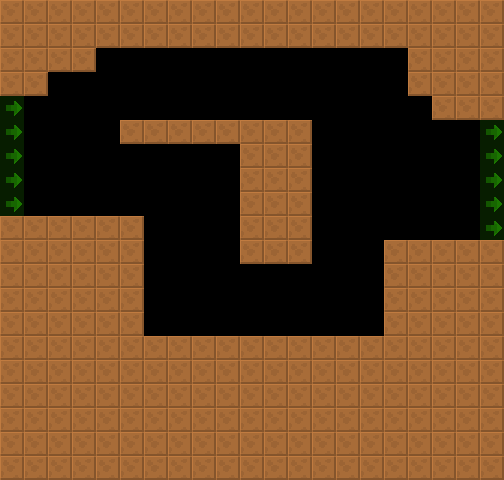

The image is a tile-based game level rendered from a .tmx file. Its description and source (layers, tilesets, objects; grid data summarised) follow:
An orthogonal 21x20 tile map with 24x24 px tiles, 2 tile layers (col, lnk), 2 tilesets and 6 objects (3x Spikes, 2x RotatingBall, Shooter).

<map version="1.4" tiledversion="1.4.2" orientation="orthogonal" renderorder="right-down" width="21" height="20" tilewidth="24" tileheight="24" infinite="0" nextlayerid="4" nextobjectid="8">
 <tileset firstgid="6" source="../../lnk.tsx" />
 <tileset firstgid="1" source="../../col.tsx" />
 <layer id="1" name="col" width="21" height="20">
  <data>[420 cells, 258 non-empty, 1 distinct tile ids]</data>
 </layer>
 <layer id="2" name="lnk" width="21" height="20" opacity="0.5">
  <data>[420 cells, 10 non-empty, 1 distinct tile ids]</data>
 </layer>
 <objectgroup id="3" name="markers" opacity="0.5">
  <object id="1" name="Spikes" type="Spikes" x="216" y="48" width="48" height="24">
   <properties>
    <property name="yr" value="0" />
    <property name="xr" value="0" />
   </properties>
  </object>
  <object id="2" name="Shooter" type="Shooter" x="48" y="72" width="24" height="24">
   <properties>
    <property name="yr" value="0" />
    <property name="xr" value="0" />
    <property name="customId" value="right_3" />
   </properties>
  </object>
  <object id="3" name="RotatingBall" type="RotatingBall" x="264" y="144" width="24" height="24">
   <properties>
    <property name="yr" value="0" />
    <property name="xr" value="0" />
    <property name="customId" value="1" />
   </properties>
  </object>
  <object id="4" name="Spikes" type="Spikes" x="144" y="264" width="24" height="72">
   <properties>
    <property name="yr" value="0" />
    <property name="xr" value="0" />
   </properties>
  </object>
  <object id="5" name="Spikes" type="Spikes" x="360" y="264" width="24" height="72">
   <properties>
    <property name="yr" value="0" />
    <property name="xr" value="0" />
   </properties>
  </object>
  <object id="6" name="RotatingBall" type="RotatingBall" x="312" y="360" width="24" height="24">
   <properties>
    <property name="yr" value="0" />
    <property name="xr" value="0" />
    <property name="customId" value="2" />
   </properties>
  </object>
 </objectgroup>
</map>
